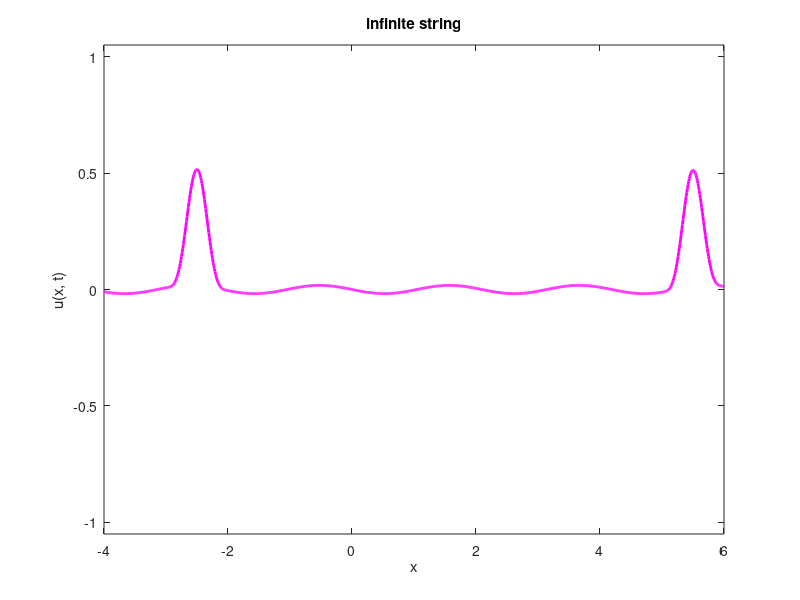

Source code (MATLAB):
function stringdalambert
clc; clf;
x = -4:0.01:6;
t = 0:0.05:8;
a = 1/2; % skorost na dvijenie na valnite

    function y = phi(x)
        for i=1:length(x)
            if 1 <= x(i) && x(i) <= 2
                y(i) = sin(pi*x(i))^4;
            else
                y(i) = 0;
            end
        end
    end

    function y = psi(x)
        %y = 0*x;    % za da sme sigurni che e vektor
        y = (1/20)*sin(3*x);
    end

    function y = dalambert(x, t)
       for j=1:length(x)
           if t == 0
               integral = 0;
           else
               % razbivame intervala s
               s = x(j)-a*t:a*t/50:x(j)+a*t;
               integral=trapz(s, psi(s));
           end
           
           y(j) = (phi(x(j) - a*t) + phi(x(j) + a*t) )/2 + integral / (2*a);
       end
    end

    for k=1:length(t)
        plot(x, dalambert(x, t(k)), 'm', 'LineWidth', 2);
        axis([-4, 6, -1.05, 1.05]);
        xlabel('x');
        ylabel('u(x, t)');
        title('infinite string');
        M(k) = getframe;
    end

    movie(M, 2);
end